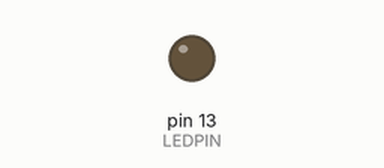
This sketch was run on a simulated Arduino Uno, built with avr-gcc and run on an emulated ATmega328P. On the bench: output pins drawn as LEDs (lit = HIGH).

Above: at 0.3 s.
At 4.5 s:
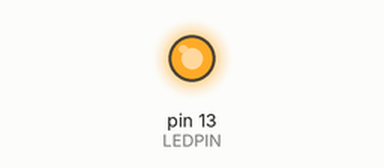
Timing chart, 0 to 6.9 s (numbered marks = the images above):
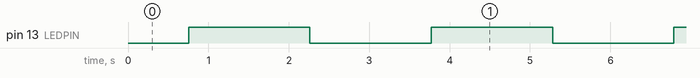

The sketch:

pwm_led.ino
```cpp
/*
 * Exercise 3 - PWM and LED
 *
 * Accompanying Screenshots:
 *  logic1 - relatively small duty cycle, dimmer LED
 *  logic2 - relatively big duty cycle, brighter LED
 */

#define MIN     0
#define MAX     255
#define LEDPIN  13
#define INCR    5
#define WAIT    (3000 / 2) / (MAX / INCR)   // calculate delay for breathing period

void setup() {
  // nothing
}

void loop() {
  for(int i = MIN; i <= MAX; i += INCR) {
    analogWrite(LEDPIN, i);
    delay(WAIT);
  }
  for(int i = MAX; i >= MIN; i -= INCR) {
    analogWrite(LEDPIN, i);
    delay(WAIT);
  }
}
```

Measured:
- by itself, pin 13 (LEDPIN): alternates HIGH for 1.5 s and LOW for 1.5 s
